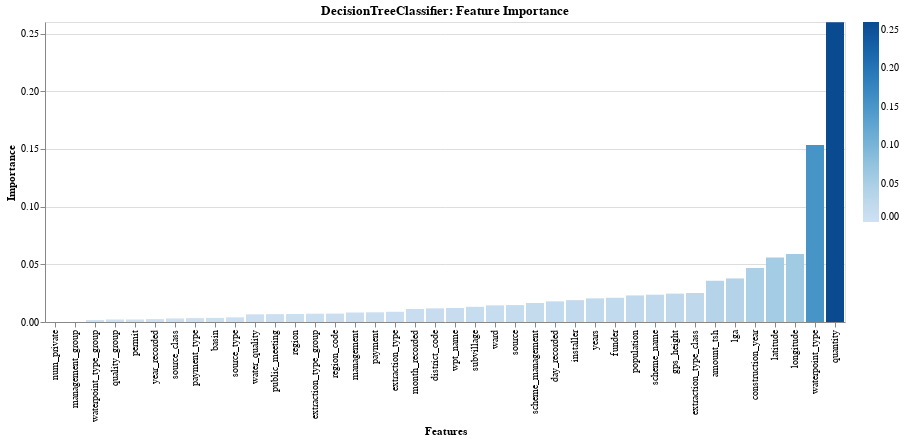

The code cell stored with this chart in its notebook:
### Markdown cell above
### Feature Visualizations

### Code cell
rfc = pipeline.named_steps['decisiontreeclassifier']

feature_df = pd.DataFrame(
    zip(X_test.columns, rfc.feature_importances_), 
    columns=['feature', 'importance'],
)

alt.Chart(
    feature_df, 
    title='DecisionTreeClassifier: Feature Importance'
).mark_bar().encode(
    x=alt.X('feature:N', sort='y', title='Features'),
    y=alt.Y('importance:Q', title="Importance"),
    color=alt.Color('importance:Q', title='')
)

### Figure 1 — Vega-Lite specification as saved in the notebook (floating-point values rounded to 4 significant figures)
{"config": {"view": {"continuousWidth": 400, "continuousHeight": 300}}, "data": {"name": "data-aa8e9d9338a953f5d56aaef65c0ad581"}, "mark": "bar", "encoding": {"color": {"type": "quantitative", "field": "importance", "title": ""}, "x": {"type": "nominal", "field": "feature", "sort": "y", "title": "Features"}, "y": {"type": "quantitative", "field": "importance", "title": "Importance"}}, "title": "DecisionTreeClassifier: Feature Importance", "$schema": "https://vega.github.io/schema/vega-lite/v4.8.1.json", "datasets": {"data-aa8e9d9338a953f5d56aaef65c0ad581": [{"feature": "amount_tsh", "importance": 0.03575}, {"feature": "funder", "importance": 0.021}, {"feature": "gps_height", "importance": 0.02458}, {"feature": "installer", "importance": 0.01895}, {"feature": "longitude", "importance": 0.05891}, {"feature": "latitude", "importance": 0.05591}, {"feature": "wpt_name", "importance": 0.01215}, {"feature": "num_private", "importance": 0.0}, {"feature": "basin", "importance": 0.00358}, {"feature": "subvillage", "importance": 0.01316}, {"feature": "region", "importance": 0.006905}, {"feature": "region_code", "importance": 0.00728}, {"feature": "district_code", "importance": 0.01181}, {"feature": "lga", "importance": 0.03776}, {"feature": "ward", "importance": 0.0144}, {"feature": "population", "importance": 0.02303}, {"feature": "public_meeting", "importance": 0.006806}, {"feature": "scheme_management", "importance": 0.01649}, {"feature": "scheme_name", "importance": 0.02369}, {"feature": "permit", "importance": 0.002222}, {"feature": "construction_year", "importance": 0.0468}, {"feature": "extraction_type", "importance": 0.008854}, {"feature": "extraction_type_group", "importance": 0.007203}, {"feature": "extraction_type_class", "importance": 0.02514}, {"feature": "management", "importance": 0.008224}, {"feature": "management_group", "importance": 4.13e-05}, {"feature": "payment", "importance": 0.008372}, {"feature": "payment_type", "importance": 0.00337}, {"feature": "water_quality", "importance": 0.006636}, {"feature": "quality_group", "importance": 0.002173}, {"feature": "quantity", "importance": 0.2598}, {"feature": "source", "importance": 0.01466}, {"feature": "source_type", "importance": 0.004034}, {"feature": "source_class", "importance": 0.003065}, {"feature": "waterpoint_type", "importance": 0.1534}, {"feature": "waterpoint_type_group", "importance": 0.001694}, {"feature": "year_recorded", "importance": 0.002495}, {"feature": "month_recorded", "importance": 0.01125}, {"feature": "day_recorded", "importance": 0.0179}, {"feature": "years", "importance": 0.0205}]}}
